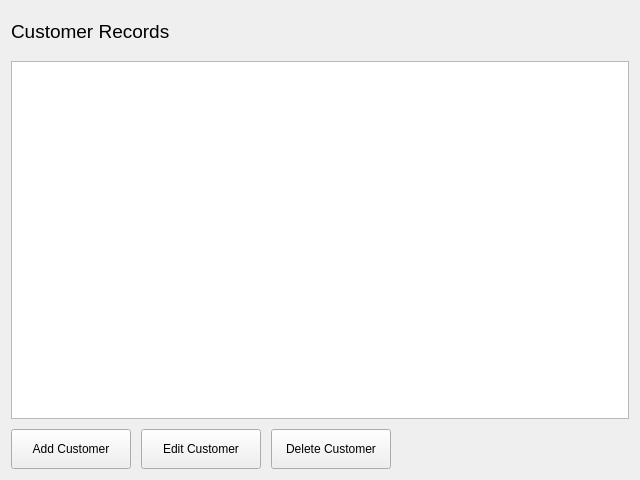
<?xml version="1.0" encoding="UTF-8"?>
<ui version="4.0">
 <class>CustomerPage</class>
 <widget class="QWidget" name="CustomerPage">
  <property name="geometry">
   <rect>
    <x>0</x>
    <y>0</y>
    <width>640</width>
    <height>480</height>
   </rect>
  </property>
  <property name="sizePolicy">
   <sizepolicy hsizetype="Preferred" vsizetype="Preferred">
    <horstretch>0</horstretch>
    <verstretch>0</verstretch>
   </sizepolicy>
  </property>
  <layout class="QVBoxLayout" name="customerLayout">
   <property name="spacing">
    <number>10</number>
   </property>
   <item>
    <widget class="QLabel" name="customerPageTitle">
     <property name="sizePolicy">
      <sizepolicy hsizetype="Preferred" vsizetype="Fixed">
       <horstretch>0</horstretch>
       <verstretch>0</verstretch>
      </sizepolicy>
     </property>
     <property name="minimumSize">
      <size>
       <width>0</width>
       <height>40</height>
      </size>
     </property>
     <property name="font">
      <font>
       <pointsize>14</pointsize>
      </font>
     </property>
     <property name="text">
      <string>Customer Records</string>
     </property>
    </widget>
   </item>
   <item>
    <widget class="QTableView" name="customerTable">
     <property name="sizePolicy">
      <sizepolicy hsizetype="Expanding" vsizetype="Expanding">
       <horstretch>0</horstretch>
       <verstretch>0</verstretch>
      </sizepolicy>
     </property>
     <property name="alternatingRowColors">
      <bool>false</bool>
     </property>
     <property name="selectionMode">
      <enum>QAbstractItemView::SelectionMode::SingleSelection</enum>
     </property>
     <property name="selectionBehavior">
      <enum>QAbstractItemView::SelectionBehavior::SelectRows</enum>
     </property>
     <property name="showGrid">
      <bool>true</bool>
     </property>
     <property name="gridStyle">
      <enum>Qt::PenStyle::SolidLine</enum>
     </property>
     <property name="sortingEnabled">
      <bool>true</bool>
     </property>
    </widget>
   </item>
   <item>
    <layout class="QHBoxLayout" name="customerButtonLayout">
     <property name="spacing">
      <number>10</number>
     </property>
     <item>
      <widget class="QPushButton" name="addCustomerButton">
       <property name="sizePolicy">
        <sizepolicy hsizetype="Preferred" vsizetype="Fixed">
         <horstretch>0</horstretch>
         <verstretch>0</verstretch>
        </sizepolicy>
       </property>
       <property name="minimumSize">
        <size>
         <width>120</width>
         <height>40</height>
        </size>
       </property>
       <property name="cursor">
        <cursorShape>PointingHandCursor</cursorShape>
       </property>
       <property name="text">
        <string>Add Customer</string>
       </property>
      </widget>
     </item>
     <item>
      <widget class="QPushButton" name="editCustomerButton">
       <property name="sizePolicy">
        <sizepolicy hsizetype="Preferred" vsizetype="Fixed">
         <horstretch>0</horstretch>
         <verstretch>0</verstretch>
        </sizepolicy>
       </property>
       <property name="minimumSize">
        <size>
         <width>120</width>
         <height>40</height>
        </size>
       </property>
       <property name="cursor">
        <cursorShape>PointingHandCursor</cursorShape>
       </property>
       <property name="text">
        <string>Edit Customer</string>
       </property>
      </widget>
     </item>
     <item>
      <widget class="QPushButton" name="deleteCustomerButton">
       <property name="sizePolicy">
        <sizepolicy hsizetype="Preferred" vsizetype="Fixed">
         <horstretch>0</horstretch>
         <verstretch>0</verstretch>
        </sizepolicy>
       </property>
       <property name="minimumSize">
        <size>
         <width>120</width>
         <height>40</height>
        </size>
       </property>
       <property name="cursor">
        <cursorShape>PointingHandCursor</cursorShape>
       </property>
       <property name="text">
        <string>Delete Customer</string>
       </property>
      </widget>
     </item>
     <item>
      <spacer name="horizontalSpacer">
       <property name="orientation">
        <enum>Qt::Orientation::Horizontal</enum>
       </property>
       <property name="sizeHint" stdset="0">
        <size>
         <width>40</width>
         <height>20</height>
        </size>
       </property>
      </spacer>
     </item>
    </layout>
   </item>
  </layout>
 </widget>
 <resources/>
 <connections/>
</ui>
